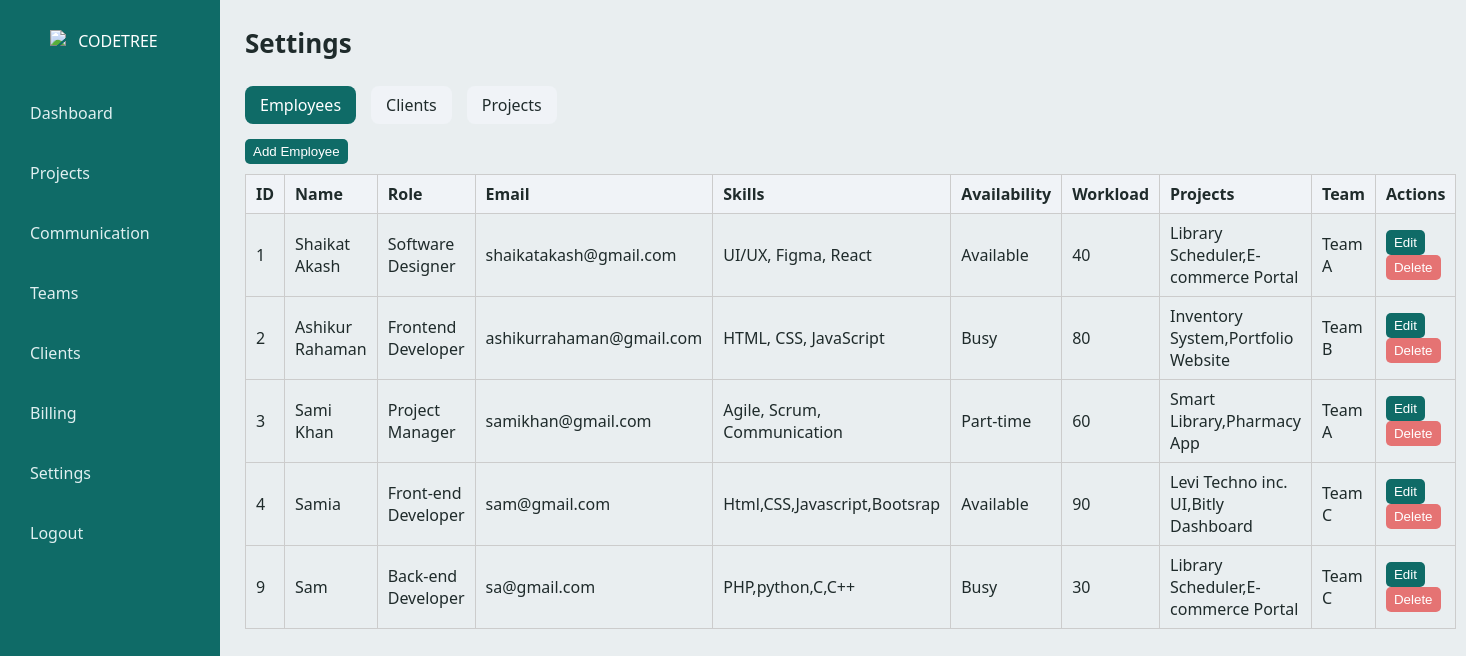
/codetree-ipcms/settins.php, run on the app's committed database.
### tables this page shows
CREATE TABLE `team_members` (
  `id` int(11) NOT NULL,
  `name` varchar(100) NOT NULL,
  `email` varchar(100) DEFAULT NULL,
  `role` varchar(100) NOT NULL,
  `skills` text DEFAULT NULL,
  `availability` enum('Available','Busy','Part-time') DEFAULT 'Available',
  `workload` int(11) DEFAULT 0,
  `projects` text DEFAULT NULL,
  `team_id` int(11) DEFAULT NULL,
  `created_at` timestamp NOT NULL DEFAULT current_timestamp()
);

CREATE TABLE `teams` (
  `id` int(11) NOT NULL,
  `name` varchar(100) NOT NULL,
  `leader` varchar(100) DEFAULT NULL,
  `members` text DEFAULT NULL,
  `created_at` timestamp NOT NULL DEFAULT current_timestamp()
);

### codetree-ipcms/settins.php (the view, shortened to what this page needs)
<?php
require_once 'config.php';
$employees = $pdo->query("SELECT * FROM team_members")->fetchAll(PDO::FETCH_ASSOC);
$teams = $pdo->query("SELECT * FROM teams")->fetchAll(PDO::FETCH_ASSOC);
?>
<!DOCTYPE html>
<html lang="en">
<head>
<link href="https://cdn.jsdelivr.net/npm/bootstrap-icons@1.10.5/font/bootstrap-icons.css" rel="stylesheet">
</head>
<body>
<nav class="sidebar">
  <div class="logo"><img src="logo.png" alt="CODETREE"></div>
  <ul class="navlist">
    <li><a href="adashboard.php">Dashboard</a></li>
    <li><a href="projects.php">Projects</a></li>
    <li><a href="comunication.php">Communication</a></li>
    <li><a href="teams.php">Teams</a></li>
    <li><a href="clients.php">Clients</a></li>
    <li><a href="billing.php">Billing</a></li>
    <li><a href="settins.php">Settings</a></li>
    <li><a href="logout.php">Logout</a></li>
  </ul>
</nav>
<div class="content">
  <h1>Settings</h1>
  <div class="tabs">
    <div class="tab active" data-tab="employee">Employees</div>
    <div class="tab" data-tab="client">Clients</div>
    <div class="tab" data-tab="project">Projects</div>
  </div>
  <div class="section" id="employee">
    <button class="action-btn" onclick="openModal('employee')">Add Employee</button>
    <table>
      <thead>
        <tr><th>ID</th><th>Name</th><th>Role</th><th>Email</th><th>Skills</th><th>Availability</th><th>Workload</th><th>Projects</th><th>Team</th><th>Actions</th></tr>
      </thead>
      <tbody>
      <?php foreach($employees as $emp): ?>
        <tr>
          <td><?= $emp['id'] ?></td>
          <td><?= htmlspecialchars($emp['name']) ?></td>
          <td><?= htmlspecialchars($emp['role']) ?></td>
          <td><?= htmlspecialchars($emp['email']) ?></td>
          <td><?= htmlspecialchars($emp['skills']) ?></td>
          <td><?= htmlspecialchars($emp['availability']) ?></td>
          <td><?= htmlspecialchars($emp['workload']) ?></td>
          <td><?= htmlspecialchars($emp['projects']) ?></td>
          <td>
            <?php
                $team_name = '';
                foreach($teams as $team){
                    if($team['id']==$emp['team_id']) $team_name = $team['name'];
                }
                echo htmlspecialchars($team_name);
            ?>
          </td>
          <td>
            <button class="action-btn" onclick="editRecord('employee', <?= $emp['id'] ?>)">Edit</button>
            <button class="delete-btn" onclick="if(confirm('Are you sure?')){ window.location='?delete=<?= $emp['id'] ?>&type=employee' }">Delete</button>
          </td>
        </tr>
      <?php endforeach; ?>
      </tbody>
    </table>
  </div>
</div>
</body>
</html>

### codetree-ipcms/settins.php (style rules this page uses)
* { margin:0; padding:0; box-sizing:border-box; }
body { display:flex; font-family:'Segoe UI', Arial, sans-serif; background:#e9eef0; color:#1f2b2b; min-height:100vh; }
.sidebar { width:220px; background:#0f6b67; color:#fff; padding:30px 16px; position:fixed; top:0; left:0; min-height:100vh; display:flex; flex-direction:column; }
.logo { text-align:center; margin-bottom:40px; }
.logo img { width:120px; display:block; margin:0 auto; }
.navlist { list-style:none; padding:0; flex-grow:1; }
.navlist li { margin-bottom:18px; }
.navlist a { color:#dfeff0; text-decoration:none; display:block; padding:10px 14px; border-radius:6px; transition:0.3s; font-size:16px; }
.content { margin-left:220px; padding:25px; width:calc(100% - 220px); }
.content h1 { font-size:26px; font-weight:bold; margin-bottom:25px; }
table { width:100%; border-collapse:collapse; margin-top:10px; }
th, td { border:1px solid #ccc; padding:8px 10px; text-align:left; }
th { background:#f0f3f7; }
.action-btn { background:#0f6b67; color:#fff; border:none; padding:5px 8px; border-radius:5px; cursor:pointer; margin-right:5px; display:inline-block; text-decoration:none; }
.delete-btn { background:#e57373; color:#fff; border:none; padding:5px 8px; border-radius:5px; cursor:pointer; text-decoration:none; }
.tabs { display:flex; gap:15px; margin-bottom:15px; }
.tab { padding:8px 15px; background:#f0f3f7; border-radius:8px; cursor:pointer; transition:0.3s; }
.tab.active { background:#0f6b67; color:#fff; }

### data on the page
team_members: id "1", name "Shaikat Akash", role "Software Designer", email "shaikatakash@gmail.com", skills "UI/UX, Figma, React", availability "Available", workload "40", projects "Library Scheduler,E-commerce Portal", team.name "Team A"
team_members: id "2", name "Ashikur Rahaman", role "Frontend Developer", email "ashikurrahaman@gmail.com", skills "HTML, CSS, JavaScript", availability "Busy", workload "80", projects "Inventory System,Portfolio Website", team.name "Team B"
team_members: id "3", name "Sami Khan", role "Project Manager", email "samikhan@gmail.com", skills "Agile, Scrum, Communication", availability "Part-time", workload "60", projects "Smart Library,Pharmacy App", team.name "Team A"
team_members: id "4", name "Samia", role "Front-end Developer", email "sam@gmail.com", skills "Html,CSS,Javascript,Bootsrap", availability "Available", workload "90", projects "Levi Techno inc. UI,Bitly Dashboard", team.name "Team C"
team_members: id "9", name "Sam", role "Back-end Developer", email "sa@gmail.com", skills "PHP,python,C,C++", availability "Busy", workload "30", projects "Library Scheduler,E-commerce Portal", team.name "Team C"
